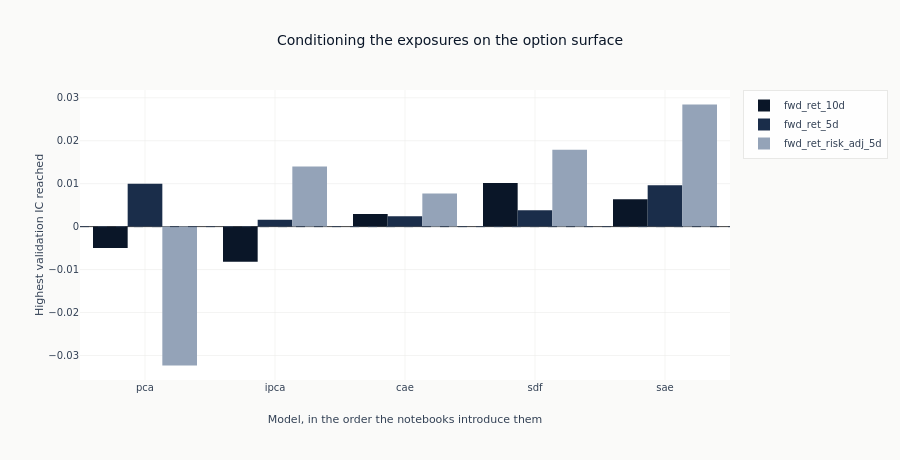

Notebook cell for this chart:
### Code cell
model_order = ["pca", "ipca", "cae", "sdf", "sae"]
present_models = [name for name in model_order if name in set(peaks.get_column("config_name"))]
present_models += sorted(set(peaks.get_column("config_name")) - set(present_models))
labels_present = sorted(set(peaks.get_column("label")))

fig = go.Figure()
for index, label in enumerate(labels_present):
    rows = peaks.filter(pl.col("label") == label)
    ordered = pl.DataFrame({"config_name": present_models}).join(rows, on="config_name", how="left")
    fig.add_trace(
        go.Bar(
            x=ordered.get_column("config_name").to_list(),
            y=ordered.get_column("peak_ic").to_list(),
            name=label,
            marker_color=[COLORS["blue"], COLORS["slate"], COLORS["recede"]][index % 3],
        )
    )
fig.add_hline(y=0, line_width=1, line_dash="dash", line_color=COLORS["neutral"])
fig.update_yaxes(title_text="Highest validation IC reached")
fig.update_xaxes(title_text="Model, in the order the notebooks introduce them")
fig.update_layout(
    barmode="group",
    title="Conditioning the exposures on the option surface",
    height=460,
    width=900,
    margin=dict(t=90),
)
# Which side of zero each bar sits on is a fact about the frame, so the alt text counts it rather
# than asserting a shape the next run may not reproduce.
above = (
    peaks.filter(pl.col("peak_ic") > 0).group_by("config_name").agg(n=pl.len()).sort("config_name")
)
counted = "; ".join(
    f"{row['config_name']} above zero on {row['n']}" for row in above.iter_rows(named=True)
)
show_plotly_with_alt(
    fig,
    "Grouped bar chart of the highest validation information coefficient each model reached, one "
    "group of bars per model in the order the notebooks introduce them and one bar per label "
    f"within each group, with a dashed zero line. Counted from the frame, of the {len(labels_present)} "
    f"labels: {counted or 'no model is above zero on any label'}.",
)

### Figure 1 — Plotly figure (JSON) as saved in the notebook; plotly's stock layout.template omitted (floating-point values rounded to 4 significant figures)
{"data": [{"marker": {"color": "#0a1628"}, "name": "fwd_ret_10d", "type": "bar", "x": ["pca", "ipca", "cae", "sdf", "sae"], "y": [-0.004988, -0.008197, 0.002935, 0.01013, 0.006388]}, {"marker": {"color": "#1a2d4a"}, "name": "fwd_ret_5d", "type": "bar", "x": ["pca", "ipca", "cae", "sdf", "sae"], "y": [0.009975, 0.001611, 0.002398, 0.00381, 0.009646]}, {"marker": {"color": "#94a3b8"}, "name": "fwd_ret_risk_adj_5d", "type": "bar", "x": ["pca", "ipca", "cae", "sdf", "sae"], "y": [-0.03233, 0.014, 0.007709, 0.01791, 0.02843]}], "layout": {"barmode": "group", "height": 460, "margin": {"t": 90}, "shapes": [{"line": {"color": "#334155", "dash": "dash", "width": 1}, "type": "line", "x0": 0, "x1": 1, "xref": "x domain", "y0": 0, "y1": 0, "yref": "y"}], "title": {"text": "Conditioning the exposures on the option surface"}, "width": 900, "xaxis": {"title": {"text": "Model, in the order the notebooks introduce them"}}, "yaxis": {"title": {"text": "Highest validation IC reached"}}}}
